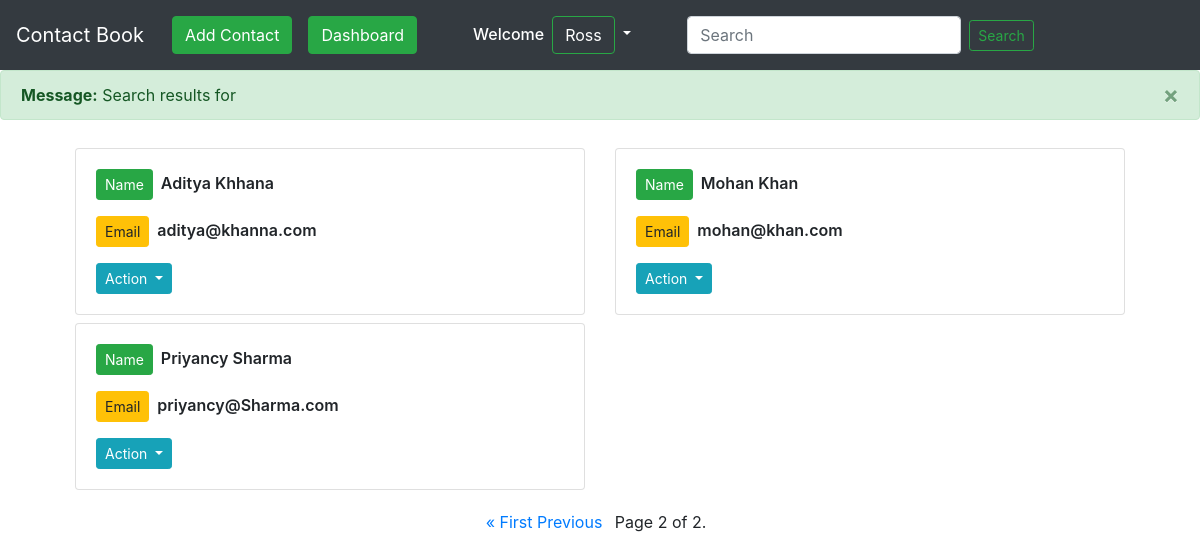
/search/?page=2 (signed in), run on the app's committed database.
### contactbook/models.py (models this page shows, shortened)
class Contact(models.Model):
    sno = models.AutoField(primary_key=True)
    first_name = models.CharField(max_length=50)
    last_name = models.CharField(max_length=50)
    email = models.CharField(max_length=100)
    user_id = models.ForeignKey(User,on_delete=models.CASCADE)

### contactbook/views.py (the view)
# urls.py: path('search/',views.search, name='search'),
def search(request):
    search = request.GET.get('search',"")
    object1 = Contact.objects.filter(first_name__icontains=search,user_id=request.user)
    object2 = Contact.objects.filter(last_name__icontains=search,user_id=request.user)
    object3 = Contact.objects.filter(email__icontains=search,user_id=request.user)
    all=object1.union(object2.union(object3)).order_by('sno')
    paginator = Paginator(all,10)
    page_number = request.GET.get('page',1)
    page_obj = paginator.get_page(page_number)
    if len(all)<1:
        messages.error(request,f'Search results for {search} not found' )
    else:
        messages.success(request,f'Search results for {search}')
    param = {'page_obj':page_obj}
    return render(request,'search.html',param)

### templates/search.html (shortened to what this page needs)
{% extends 'base.html' %}
{% block body %}
{% if user.is_authenticated %}
<div class="container">
<div class="container mt-2">
<div class="row">
{% for item in page_obj %}
   <div class="col-6 col-md-6">
   <div class="card my-1 ">
  <div class="card-body">
    <p style="font-weight:600; text-transform: capitalize;"><button type="button" class="btn btn-success btn-sm mr-2">Name</button>{{item.first_name}} {{item.last_name}} </p>
    <p style="font-weight:600;"><button type="button" class="btn btn-warning btn-sm mr-2">Email</button>{{item.email}}</p>
    <div class="dropdown">
  <button class="btn btn-info btn-sm dropdown-toggle" type="button" id="dropdownMenuButton" data-toggle="dropdown" aria-haspopup="true" aria-expanded="false">
    Action
  </button>
    </div>
  </div>
</div>
</div>
 {% endfor %}
 <div class='container  my-3 mb-3' style="text-align:centre;">
<div class="pagination">
    <span class="step-links mx-auto">
        {% if page_obj.has_previous %}
            <a href="?page=1">&laquo; First</a>
            <a href="?page={{ page_obj.previous_page_number }}">Previous</a>
        {% endif %}
        <span class="current mx-2">
            Page {{ page_obj.number }} of {{ page_obj.paginator.num_pages }}.
        </span>
    </span>
</div>
</div>
</div>
{% else %}
  <div class="alert alert-danger" role="alert">
    Message: Please login first
    <a href="/" class="alert-link"
      ><button class="btn btn-primary mx-2 mb-2">Login</button></a>
{% endif %}
{% endblock body %}

### templates/base.html (shortened to what this page needs)
<!doctype html>
<html lang="en">
  <head>
    <link rel="stylesheet" href="https://cdn.jsdelivr.net/npm/bootstrap@4.5.3/dist/css/bootstrap.min.css">
  </head>
{% block navbar %}
  <nav class="navbar navbar-expand-lg navbar-dark bg-dark">
  <a class="navbar-brand" href="/">Contact Book</a>
  <div class="collapse navbar-collapse" id="navbarSupportedContent">
    <ul class="navbar-nav ml-1" >
      {% if user.is_authenticated %}
    <li class="nav-item ">
        <a class="nav-link" href={% url 'addcontact' %}><button type="button" class="btn btn-success ">Add Contact</button></a>
      </li>
       <li class="nav-item ">
        <a class="nav-link" href={% url 'dashboard' %}><button type="button" class="btn btn-success">Dashboard</button></a>
      </li>
    <h6 class="ml-5 my-auto" style="color:white;">Welcome</h6>
     <li style="display:inline;" class="nav-item dropdown ml-0 mr-5">
        <a style="color:white" class="nav-link dropdown-toggle" href="#" id="logoutbar" role="button" data-toggle="dropdown" aria-haspopup="true" aria-expanded="false">
          <button style="color:white;" class="btn btn-outline-success"> {{user.first_name}}</button>
        </a>
      </li>
      {% endif %}
      {% if user.is_authenticated %}
      <form class="form-inline my-2 my-lg-0" method='get' action={% url "search" %}>
      <input class="form-control mr-sm-2" type="search" id='search' name = "search" placeholder="Search" aria-label="Search">
      <button class="btn btn-outline-success btn-sm my-2 my-sm-0"  type="submit">Search</button>
    </ul>
    {% endif %}
    </nav>
{% endblock navbar %}
{% for message in messages %}
  <div class="alert alert-{{ message.tags }} alert-dismissible fade show" role="alert">
    <strong>Message:</strong> {{ message }}
    <button type="button" class="close" data-dismiss="alert" aria-label="Close">
      <span aria-hidden="true">&times;</span>
    </button>
  </div>
 {% endfor %}
{% block main %}
<div class="container mt-2">
{% endblock main %}
 <body>
{% block body %}
{% endblock body %}
  </body>
</html>

### data on the page
Contact: first_name "Aditya", last_name "Khhana", email "aditya@khanna.com"
Contact: first_name "Mohan", last_name "Khan", email "mohan@khan.com"
Contact: first_name "Priyancy", last_name "Sharma", email "priyancy@Sharma.com"

### other printed values
{{ user.first_name }} "Ross"
{{ message }} "Search results for"
{{ page_obj.number }} "2"
{{ page_obj.paginator.num_pages }} "2"
